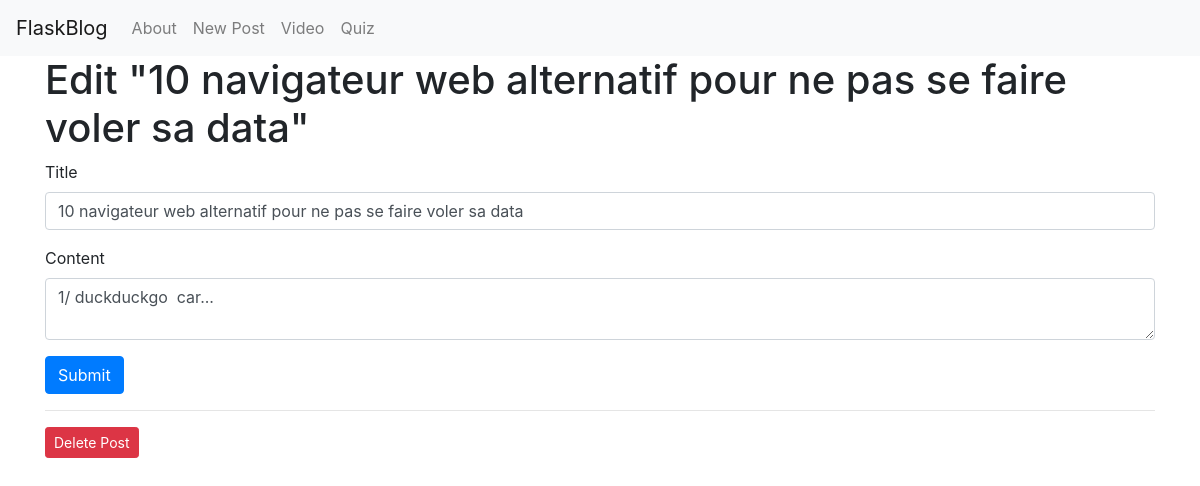
Screenshot of /5/edit with the database file from the repository.
### tables this page shows
CREATE TABLE posts (
    id INTEGER PRIMARY KEY AUTOINCREMENT,
    created TIMESTAMP NOT NULL DEFAULT CURRENT_TIMESTAMP,
    title TEXT NOT NULL,
    content TEXT NOT NULL
);

### routes.py (the view, shortened to what this page needs)
@app.route('/<int:id>/edit', methods=('GET', 'POST'))
def edit(id):
    post = get_post(id)
    return render_template('edit.html', post=post)

### routes.py (called while the page is built)
def get_db_connection():
    conn = sqlite3.connect('database.db')
    conn.row_factory = sqlite3.Row
    return conn

def get_post(post_id):
    conn = get_db_connection()
    post = conn.execute('SELECT * FROM posts WHERE id = ?',
                        (post_id,)).fetchone()
    conn.close()
    if post is None:
        abort(404)
    return post

### templates/edit.html (shortened to what this page needs)
{% extends 'base.html' %}
{% block content %}
<h1>{% block title %} Edit "{{ post['title'] }}" {% endblock %}</h1>
<form method="post">
    <div class="form-group">
        <label for="title">Title</label>
        <input type="text" name="title" placeholder="Post title"
               class="form-control"
               value="{{ request.form['title'] or post['title'] }}">
    </div>
    <div class="form-group">
        <label for="content">Content</label>
        <textarea name="content" placeholder="Post content"
                  class="form-control">{{ request.form['content'] or post['content'] }}</textarea>
    </div>
    <div class="form-group">
        <button type="submit" class="btn btn-primary">Submit</button>
    </div>
</form>
<hr>
<form action="{{ url_for('delete', id=post['id']) }}" method="POST">
    <input type="submit" value="Delete Post"
            class="btn btn-danger btn-sm"
            onclick="return confirm('Are you sure you want to delete this post?')">
</form>
{% endblock %}

### rows the page displays
posts: title "10 navigateur web alternatif pour ne pas se faire voler sa data", content "1/ duckduckgo car..."
